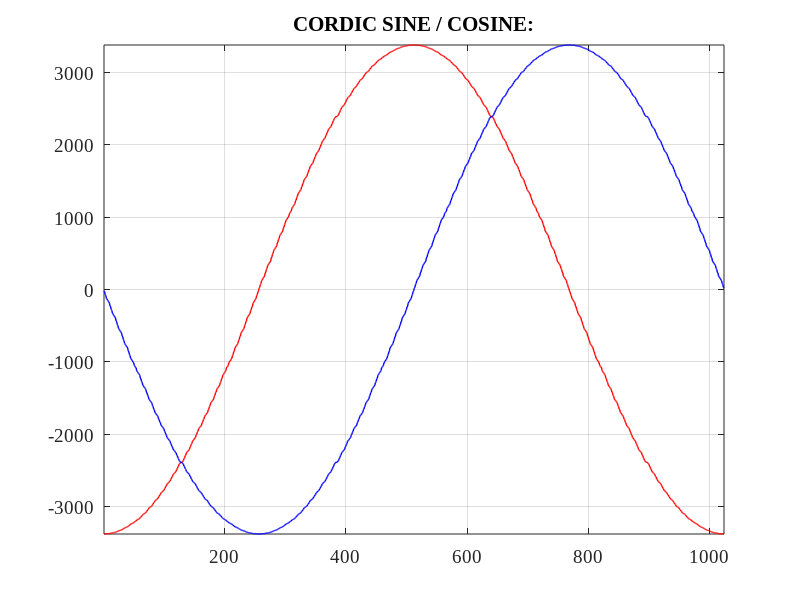

The MATLAB source for this figure:
%% -------------------------------------------------------------------------- %%
%
% Title       : cordic_main.m
% Author      : Alexander Kapitanov	
% Company     : Insys
% E-mail      : sallador@bk.ru 
% Version     : 1.0	 
%
set(0, 'DefaultAxesFontSize', 14, 'DefaultAxesFontName', 'Times New Roman');
set(0, 'DefaultTextFontSize', 14, 'DefaultTextFontName', 'Times New Roman'); 

clear all;
close all;

% Set: Phase vector size (phase - is a bit-vector)
NPHI = 10;
% Set: Gain of signal (output width in HDL)
NOUT = 12;
GAIN = 2^(NOUT-1);


% ---- Calculate angles and create Look up table for ATAN -------------------- %
Angle = zeros(1, NOUT-1);
for ii = 1:(NOUT-1)
  if (ii < NOUT-1)
    Angle(ii) = round(atan(2^(-(ii-1))) * (2^(NPHI)/(2*pi)));
  else
    Angle(ii) = 0;
  endif  
endfor
Angle_Int = int32(Angle);

% ---- Calculate quadrant from input phase ----------------------------------- %
function quad_out = find_quad(Phase, Gain, PHI)
  x_ret = 0; y_ret = 0; z_ret = 0;
  
  if ((Phase > -1) && (Phase < 2^(PHI-2))) % MSBs: "00" in HDL
    z_ret = Phase;
    x_ret = Gain;
    y_ret = 0;
  elseif ((Phase > 2^(PHI-2)-1) && (Phase < 2^(PHI-1))) % MSBs: "01" in HDL
    z_ret = Phase - 2^(PHI-2);
    x_ret = 0;
    y_ret = Gain;
  elseif ((Phase > -2^(PHI-2)+1) && (Phase < 0)) % MSBs: "11" in HDL 
    z_ret = Phase;
    x_ret = Gain;
    y_ret = 0;
  else % MSBs: "10" in HDL 
    z_ret = Phase + 2^(PHI-2);
    x_ret = 0;
    y_ret = -Gain;    
  endif
  quad_out(1,1) = int32(x_ret);
  quad_out(1,2) = int32(y_ret);
  quad_out(1,3) = int32(z_ret);
end

% ---- Calculate sin / cos values -------------------------------------------- %
function harmonic_out = find_wave(Data, GainX, GainY, LutAtan, Len)
  sig_ret(1) = (Data);
  cos_ret(1) = (GainX);
  sin_ret(1) = (GainY);
  for ii = 1:(Len-1)
    if (sig_ret(ii) < 0)
      sig_ret(ii+1) = sig_ret(ii) + LutAtan(ii);
      cos_ret(ii+1) = cos_ret(ii) + floor(sin_ret(ii) * 2^(1-ii));
      sin_ret(ii+1) = sin_ret(ii) - floor(cos_ret(ii) * 2^(1-ii));      
    else
      sig_ret(ii+1) = sig_ret(ii) - LutAtan(ii);
      cos_ret(ii+1) = cos_ret(ii) - floor(sin_ret(ii) * 2^(1-ii));
      sin_ret(ii+1) = sin_ret(ii) + floor(cos_ret(ii) * 2^(1-ii));      
    endif
  endfor
  harmonic_out(1,1) = (cos_ret(Len-1));
  harmonic_out(1,2) = (sin_ret(Len-1));
end

% ---- Create phase vector and calculate sin / cos --------------------------- % 
phi_ii = -2^(NPHI-1):1:2^(NPHI-1)-1;
phi_ii = int32(phi_ii);

for ii = 1:length(phi_ii)
  phi_out(ii,:) = find_quad(phi_ii(1,ii), GAIN, NPHI);
  sig_out(ii,:) = find_wave(phi_out(ii,3), phi_out(ii,1), phi_out(ii,2), Angle_Int, NOUT);
endfor

%PhX = phi_out(:,1);
%PhY = phi_out(:,2);
%PhZ = phi_out(:,3);
ReSig = sig_out(:,1);
ImSig = sig_out(:,2);

figure(1) % Plot loaded data in Freq Domain
  plot(ReSig, '-', 'LineWidth', 1, 'Color',[1 0 0])
  grid on; hold on; axis tight; 
  plot(ImSig, '-', 'LineWidth', 1, 'Color',[0 0 1])
  grid on; hold on; axis tight; 
  title(['CORDIC SINE / COSINE:'])  
  
%% -------------------------------- EOF ------------------------------------- %% 